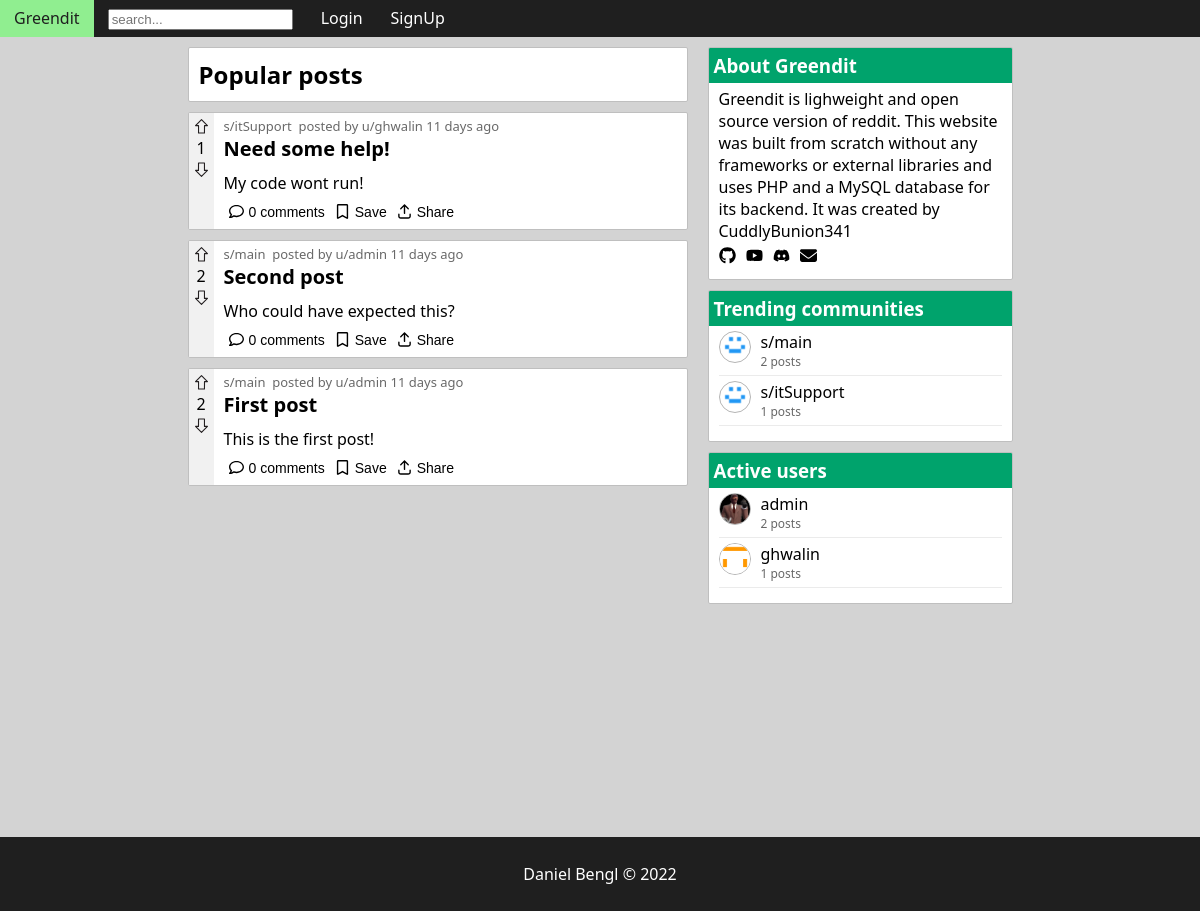
The page / on the database its author committed.
### tables this page shows
create table if not exists posts (
    post_id int not null auto_increment,
    title varchar(45) not null,
    content text,
    hash varchar(6) not null,
    user_id int not null,
    community_id int not null,
    status enum('public','draft','removed') not null,
    created_at datetime not null default current_timestamp,
    primary key (post_id),
    index fk_posts_users (user_id asc) visible,
    index fk_community1_idx (community_id asc) visible,
    constraint fk_posts_users foreign key (user_id) references users (user_id),
    constraint fk_community1 foreign key (community_id) references communities (community_id) on delete cascade
);

### require/util.php (called while the page is built, shortened)
<?php
function icon($name, $class = '') {
    $contents = file_get_contents(__DIR__ . '/../resources/icons/' . $name . '.svg');
    return $contents;
}

### require/db_connect.php (called while the page is built, shortened)
<?php
$conn = new mysqli('127.0.0.1', 'root', '', 'greendit');
function query($sql) {
    global $conn;
    $result = $conn->query($sql);
    return $result->fetch_all(MYSQLI_ASSOC);
}

### require/feed/post.php (the view, shortened to what this page needs)
<?php
function getPostData($post) {
    extract($post);
    $user = row('select * from users where user_id=' . $user_id);
    $community = row('select * from communities where community_id=' . $community_id);
    $media = query('select * from post_media where post_id=' . $post_id);
    $comments = rows('select * from comments where post_id=' . $post_id);
    $likes = rows('select * from post_likes where post_id=' . $post_id);
    $dislikes = rows('select * from post_dislikes where post_id=' . $post_id);
    $total_likes = $likes - $dislikes;
    $age = formatDate($created_at);
    $liked = $disliked = $saved = false;
    return array(
        'username' => $user['username'],
        'sub' => $community['shortname'],
        'removed' => $status == 'removed',
        'hash' => $hash,
        'title' => $title,
        'content' => $content,
        'media' => $media,
        'likes' => $total_likes,
        'comments' => $comments,
        'date' => $created_at,
        'age' => $age,
        'liked' => $liked,
        'disliked' => $disliked,
        'saved' => $saved
    );
}
function post_footer($saved = false, $comments = 0) {
    ?>
    <section class="footer">
        <button aria-label="comment" name="comment-btn" class="comment-btn">
            <?= icon('comment') ?>
            <?= $comments ?> comments
        </button>
        <button aria-label="save" name="save-btn" class="save-btn<?= active($saved) ?>">
            <?= icon('bookmark') ?>
        </button>
        <button aria-label="share" name="share-btn" class="share-btn">
            <?= icon('share') ?> Share
        </button>
    </section>
    <?php
}
function postHTML($post, $show_community = true, $show_user = true) {
    $post_data = getPostData($post);
    extract($post_data);
?>
    <article class="post" data-hash="<?= $hash ?>" data-sub="<?= $sub ?>">
        <section class="left">
            <?= arrow_wrapper($liked, $disliked, $likes, false, false) ?>
        </section>
        <section class="right">
            <header class="head">
                <?php if ($show_community) :
                    if (!$show_user) echo 'posted in '; ?>
                    <a href="subs/'<?= $sub ?>">s/<?= $sub ?></a>&nbsp;
                <?php endif;
                if ($show_user) : ?>
                    posted by
                    <a href="users/<?= $username ?>">u/<?= $username ?></a>
                <?php endif; ?>
                <?= $age ?>
            </header>
            <h2><?= $title ?></h2>
            <?php if (count($media) == 0) : ?>
                <p><?= $content ?></p>
                <?php endif;
            post_footer($saved, $comments);
            ?>
        </section>
    </article>
<?php
}
    ?>

### index.php (shortened to what this page needs)
<?php
    require('require/header.php');
    require('require/feed.php');
    require('require/db_connect.php');
?>
<main class="multicol">
    <aside>
        <article class="titled">
            <h1>About Greendit</h1>
            <p>Greendit is lighweight and open source version of reddit. This website was built from scratch without any
                frameworks or external libraries and uses PHP and a MySQL database for its backend. It was created by
                CuddlyBunion341</p>
            <ul class="socials">
                <li>
                    <a aria-label="github" href="https://github.com/CuddlyBunion341/greendit"><?= icon('github') ?></a>
                </li>
                <li>
                    <a aria-label="youtube"
                        href="https://www.youtube.com/channel/UC8EszsyKVlEzu7ftpfZSVrQ"><?= icon('youtube') ?></a>
                </li>
                <li>
                    <a aria-label="discord" href="#"><?= icon('discord') ?></a>
                </li>
                <li>
                    <a aria-label="mail" href="mailto:00cb341@gmail.com"><?= icon('mail') ?></a>
                </li>
            </ul>
        </article>
        <article class="titled">
            <h1>Trending communities</h1>
            <ul class="trending">
                <?php
                $communities = query('
            select name, shortname, count(post_id) as num_posts from communities
            inner join posts on communities.community_id = posts.community_id
            group by communities.community_id order by num_posts desc limit 10');
                if (!$communities) :
                    echo "No communities found";
                elseif (count($communities)) :
                    foreach ($communities as $community) :
                        $sub_name = $community['shortname'];
                        $num_posts = $community['num_posts'];
                ?>
                <li>
                    <div class="trend">
                        <img class="pfp small" src="resources/com.png" alt="<?= $sub_name ?>">
                        <div class="main">
                            <a href="subs/<?= $sub_name ?>">s/<?= $sub_name ?></a>
                            <p><?= $num_posts ?> posts</p>
                        </div>
                    </div>
                </li>
                <?php
                    endforeach;
                endif;
                ?>
            </ul>
        </article>
        <article class="titled">
            <h1>Active users</h1>
            <ul class="trending">
                <?php
                $users = query('
            select username, count(post_id) as num_posts from users
            inner join posts on users.user_id = posts.user_id
            group by users.user_id
            having num_posts > 0
            order by num_posts desc limit 10');
                if (count($users) > 0) :
                    foreach ($users as $user) :
                        $username = $user['username'];
                        $num_posts = $user['num_posts'];
                ?>
                <li>
                    <div class="trend">
                        <img class="pfp small" src="resources/pfps/<?= $username ?>.png" alt="<?= $username ?>">
                        <div class="main">
                            <a href="users/<?= $username ?>"><?= $username ?></a>
                            <p><?= $num_posts ?> posts</p>
                        </div>
                    </div>
                </li>
                <?php
                    endforeach;
                endif;
                ?>
            </ul>
        </article>
    </aside>
    <div id="feed">
        <article>
            <h2>Popular posts</h2>
        </article>
        <?php endif;
        $sql = 'select * from posts order by post_id desc limit 10';
        $posts = query($sql);
        foreach ($posts as $post) {
            postHTML($post);
        }
        ?>
    </div>
</main>
<?php require('require/footer.php'); ?>

### require/feed/common.php
<?php
function arrow_wrapper($liked = false, $disliked = false, $count = 0, $horizontal = false, $disabled = false) {
    return '
        <section class="arrow-wrapper' . active($horizontal, 'horizontal') . '">
            <button aria-label="upvote" name="upvote-btn" name="upvote" class="upvote' . active($liked) . '" ' . active($disabled, 'disabled') . '>
                ' . icon('upvote') . '
            </button>
            <span class="like-count">
                ' . $count . '
            </span>
            <button aria-label="downvote" name="downvote-btn" name="downvote" class="downvote' . active($disliked) . '" ' . active($disabled, 'disabled') . '>
                ' . icon('upvote') . '
            </button>
        </section>
        ';
}

### rows shown on the page
posts: count "1", sub "itSupport", username "ghwalin", title "Need some help!", content "My code wont run!"
posts: post_id "2", sub "main", username "admin", title "Second post", content "Who could have expected this?"
posts: count "2", sub "main", username "admin", title "First post", content "This is the first post!"

### other values the page prints
$sub_name "main"
$num_posts "2"
$sub_name "itSupport"
$num_posts "1"
$username "admin"
$username "ghwalin"
